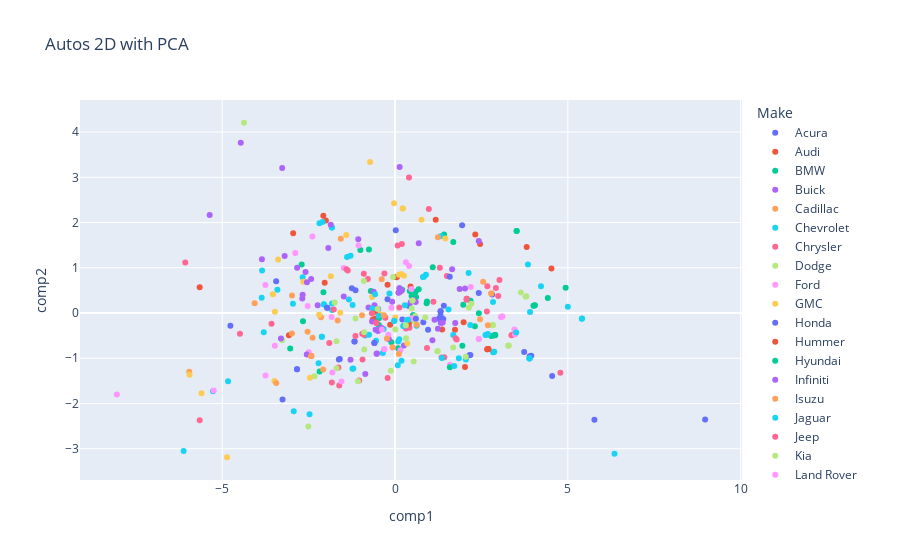

Notebook code cell kept with this figure:
### Code cell
pca = PCA(n_components=2)
X = df[["EngineSize","Cylinders","Horsepower","MPG_City","MPG_Highway","Weight","Wheelbase","Length"]].fillna(0)
# center, remove mean
#X = X.sub(X.mean(axis=0), axis=1)
scaler = StandardScaler()
scaler.fit(X)
X_sc = scaler.transform(X)
pca.fit(X_sc)
X_hat = pca.transform(X_sc)
df_2d = pd.DataFrame(data=X_hat,columns=["comp1","comp2"])
df_2d["Model"] = df["Model"]
df_2d["Make"] = df["Make"]
fig = px.scatter(df_2d, x="comp1", y="comp2", 
                 color="Make", custom_data=['Make', 'Model'],
                 title="Autos 2D with PCA"
                )
fig.update_traces( hovertemplate='Comp1: %{x} <br>Comp2: %{y} <br>Brand: %{customdata[0]}-%{customdata[1]}')

### Figure 1 — Plotly figure (JSON) as saved in the notebook; plotly's stock layout.template omitted (floating-point values rounded to 4 significant figures)
{"data": [{"customdata": [["Acura", "MDX"], ["Acura", "RSX Type S 2dr"], ["Acura", "TSX 4dr"], ["Acura", "TL 4dr"], ["Acura", "3.5 RL 4dr"], ["Acura", "3.5 RL w/Navigation 4dr"], ["Acura", "NSX coupe 2dr manual S"]], "hovertemplate": "Comp1: %{x} <br>Comp2: %{y} <br>Brand: %{customdata[0]}-%{customdata[1]}", "legendgroup": "Acura", "marker": {"color": "#636efa", "symbol": "circle"}, "mode": "markers", "name": "Acura", "orientation": "v", "showlegend": true, "type": "scatter", "x": [-1.25, 2.424, 1.396, -0.2171, -1.169, -1.176, 0.02115], "xaxis": "x", "y": [0.5494, 0.4416, -0.1325, 0.3041, -0.6287, -0.6305, 1.828], "yaxis": "y"}, {"customdata": [["Audi", "A4 1.8T 4dr"], ["Audi", "A41.8T convertible 2dr"], ["Audi", "A4 3.0 4dr"], ["Audi", "A4 3.0 Quattro 4dr manual"], ["Audi", "A4 3.0 Quattro 4dr auto"], ["Audi", "A6 3.0 4dr"], ["Audi", "A6 3.0 Quattro 4dr"], ["Audi", "A4 3.0 convertible 2dr"], ["Audi", "A4 3.0 Quattro convertible 2dr"], ["Audi", "A6 2.7 Turbo Quattro 4dr"], ["Audi", "A6 4.2 Quattro 4dr"], ["Audi", "A8 L Quattro 4dr"], ["Audi", "S4 Quattro 4dr"], ["Audi", "RS 6 4dr"], ["Audi", "TT 1.8 convertible 2dr (coupe)"], ["Audi", "TT 1.8 Quattro 2dr (convertible)"], ["Audi", "TT 3.2 coupe 2dr (convertible)"], ["Audi", "A6 3.0 Avant Quattro"], ["Audi", "S4 Avant Quattro"]], "hovertemplate": "Comp1: %{x} <br>Comp2: %{y} <br>Brand: %{customdata[0]}-%{customdata[1]}", "legendgroup": "Audi", "marker": {"color": "#EF553B", "symbol": "circle"}, "mode": "markers", "name": "Audi", "orientation": "v", "showlegend": true, "type": "scatter", "x": [1.986, 1.735, 0.4497, 0.05734, 0.04091, -0.1419, -0.566, 0.148, -0.2153, -0.5772, -2.035, -3.07, -2.075, -2.947, 2.463, 2.323, 1.177, -0.6444, -2.0], "xaxis": "x", "y": [-0.2026, -0.3722, 0.588, 0.8, 0.7882, -0.2568, -0.1208, 0.4712, 0.6241, 0.02769, 0.6716, -0.491, 2.149, 1.764, 1.527, 1.737, 2.06, -0.1427, 2.043], "yaxis": "y"}, {"customdata": [["BMW", "X3 3.0i"], ["BMW", "X5 4.4i"], ["BMW", "325i 4dr"], ["BMW", "325Ci 2dr"], ["BMW", "325Ci convertible 2dr"], ["BMW", "325xi 4dr"], ["BMW", "330i 4dr"], ["BMW", "330Ci 2dr"], ["BMW", "330xi 4dr"], ["BMW", "525i 4dr"], ["BMW", "330Ci convertible 2dr"], ["BMW", "530i 4dr"], ["BMW", "545iA 4dr"], ["BMW", "745i 4dr"], ["BMW", "745Li 4dr"], ["BMW", "M3 coupe 2dr"], ["BMW", "M3 convertible 2dr"], ["BMW", "Z4 convertible 2.5i 2dr"], ["BMW", "Z4 convertible 3.0i 2dr"], ["BMW", "325xi Sport"]], "hovertemplate": "Comp1: %{x} <br>Comp2: %{y} <br>Brand: %{customdata[0]}-%{customdata[1]}", "legendgroup": "BMW", "marker": {"color": "#00cc96", "symbol": "circle"}, "mode": "markers", "name": "BMW", "orientation": "v", "showlegend": true, "type": "scatter", "x": [-0.7002, -2.7, 0.9259, 0.9152, 0.5374, 0.6094, 0.5908, 0.5908, 0.4278, 0.08863, 0.2073, -0.1042, -2.071, -2.664, -3.034, -0.7551, -1.003, 1.686, 1.42, 0.4794], "xaxis": "x", "y": [0.486, 1.073, 0.2556, 0.218, 0.2998, 0.3544, 0.4703, 0.4703, 0.4848, -0.7762, 0.516, -0.6489, 0.4582, -0.1816, -0.7831, 1.403, 1.394, 1.569, 1.736, 0.3782], "yaxis": "y"}, {"customdata": [["Buick", "Rainier"], ["Buick", "Rendezvous CX"], ["Buick", "Century Custom 4dr"], ["Buick", "LeSabre Custom 4dr"], ["Buick", "Regal LS 4dr"], ["Buick", "Regal GS 4dr"], ["Buick", "LeSabre Limited 4dr"], ["Buick", "Park Avenue 4dr"], ["Buick", "Park Avenue Ultra 4dr"]], "hovertemplate": "Comp1: %{x} <br>Comp2: %{y} <br>Brand: %{customdata[0]}-%{customdata[1]}", "legendgroup": "Buick", "marker": {"color": "#ab63fa", "symbol": "circle"}, "mode": "markers", "name": "Buick", "orientation": "v", "showlegend": true, "type": "scatter", "x": [-2.239, -0.4931, 0.2587, -0.522, -0.1785, -0.6637, -0.5342, -0.8598, -1.288], "xaxis": "x", "y": [0.1741, -0.3979, -0.718, -0.8945, -0.5801, -0.1882, -0.8979, -1.347, -1.033], "yaxis": "y"}, {"customdata": [["Cadillac", "Escalade"], ["Cadillac", "SRX V8"], ["Cadillac", "CTS VVT 4dr"], ["Cadillac", "Deville 4dr"], ["Cadillac", "Deville DTS 4dr"], ["Cadillac", "Seville SLS 4dr"], ["Cadillac", "XLR convertible 2dr"], ["Cadillac", "Escalade EXT"]], "hovertemplate": "Comp1: %{x} <br>Comp2: %{y} <br>Brand: %{customdata[0]}-%{customdata[1]}", "legendgroup": "Cadillac", "marker": {"color": "#FFA15A", "symbol": "circle"}, "mode": "markers", "name": "Cadillac", "orientation": "v", "showlegend": true, "type": "scatter", "x": [-4.062, -2.981, -0.9551, -2.385, -2.531, -2.141, -1.569, -5.954], "xaxis": "x", "y": [0.2133, 0.3854, -0.04849, -0.5456, -0.4157, -0.09576, 1.641, -1.297], "yaxis": "y"}, {"customdata": [["Chevrolet", "Suburban 1500 LT"], ["Chevrolet", "Tahoe LT"], ["Chevrolet", "TrailBlazer LT"], ["Chevrolet", "Tracker"], ["Chevrolet", "Aveo 4dr"], ["Chevrolet", "Aveo LS 4dr hatch"], ["Chevrolet", "Cavalier 2dr"], ["Chevrolet", "Cavalier 4dr"], ["Chevrolet", "Cavalier LS 2dr"], ["Chevrolet", "Impala 4dr"], ["Chevrolet", "Malibu 4dr"], ["Chevrolet", "Malibu LS 4dr"], ["Chevrolet", "Monte Carlo LS 2dr"], ["Chevrolet", "Impala LS 4dr"], ["Chevrolet", "Impala SS 4dr"], ["Chevrolet", "Malibu LT 4dr"], ["Chevrolet", "Monte Carlo SS 2dr"], ["Chevrolet", "Astro"], ["Chevrolet", "Venture LS"], ["Chevrolet", "Corvette 2dr"], ["Chevrolet", "Corvette convertible 2dr"], ["Chevrolet", "Avalanche 1500"], ["Chevrolet", "Colorado Z85"], ["Chevrolet", "Silverado 1500 Regular Cab"], ["Chevrolet", "Silverado SS"], ["Chevrolet", "SSR"], ["Chevrolet", "Malibu Maxx LS"]], "hovertemplate": "Comp1: %{x} <br>Comp2: %{y} <br>Brand: %{customdata[0]}-%{customdata[1]}", "legendgroup": "Chevrolet", "marker": {"color": "#19d3f3", "symbol": "circle"}, "mode": "markers", "name": "Chevrolet", "orientation": "v", "showlegend": true, "type": "scatter", "x": [-4.831, -3.858, -2.06, 1.319, 3.907, 4.225, 2.869, 2.839, 2.869, 0.08068, 2.051, 0.4384, 0.1877, -0.3513, -0.8644, 0.6232, -0.5488, -2.06, -0.3286, -1.826, -1.827, -5.267, 0.0923, -2.213, -6.118, -3.403, 0.1238], "xaxis": "x", "y": [-1.507, 0.3392, 0.1914, 1.695, 0.02143, 0.5931, -0.8569, -0.8652, -0.8569, -1.157, -1.026, -0.1445, -1.058, -0.8828, -0.4987, -0.28, -0.6147, 0.1888, -0.352, 1.891, 1.89, -1.732, -0.6277, -1.111, -3.052, 0.513, -0.5817], "yaxis": "y"}, {"customdata": [["Chrysler", "PT Cruiser 4dr"], ["Chrysler", "PT Cruiser Limited 4dr"], ["Chrysler", "Sebring 4dr"], ["Chrysler", "Sebring Touring 4dr"], ["Chrysler", "300M 4dr"], ["Chrysler", "Concorde LX 4dr"], ["Chrysler", "Concorde LXi 4dr"], ["Chrysler", "PT Cruiser GT 4dr"], ["Chrysler", "Sebring convertible 2dr"], ["Chrysler", "300M Special Edition 4dr"], ["Chrysler", "Sebring Limited convertible 2dr"], ["Chrysler", "Town and Country LX"], ["Chrysler", "Town and Country Limited"], ["Chrysler", "Crossfire 2dr"], ["Chrysler", "Pacifica"]], "hovertemplate": "Comp1: %{x} <br>Comp2: %{y} <br>Brand: %{customdata[0]}-%{customdata[1]}", "legendgroup": "Chrysler", "marker": {"color": "#FF6692", "symbol": "circle"}, "mode": "markers", "name": "Chrysler", "orientation": "v", "showlegend": true, "type": "scatter", "x": [2.077, 2.075, 1.427, 0.4192, -0.8895, -0.2145, -0.94, 1.501, 1.346, -0.9475, 0.3168, -1.036, -1.637, 0.978, -1.901], "xaxis": "x", "y": [0.3157, 0.3151, -0.9759, -0.3243, -0.478, -1.439, -1.027, 0.8197, -0.9855, -0.4601, -0.3398, -1.492, -1.205, 2.298, -0.6622], "yaxis": "y"}, {"customdata": [["Dodge", "Durango SLT"], ["Dodge", "Neon SE 4dr"], ["Dodge", "Neon SXT 4dr"], ["Dodge", "Intrepid SE 4dr"], ["Dodge", "Stratus SXT 4dr"], ["Dodge", "Stratus SE 4dr"], ["Dodge", "Intrepid ES 4dr"], ["Dodge", "Caravan SE"], ["Dodge", "Grand Caravan SXT"], ["Dodge", "Viper SRT-10 convertible 2dr"], ["Dodge", "Dakota Regular Cab"], ["Dodge", "Dakota Club Cab"], ["Dodge", "Ram 1500 Regular Cab ST"]], "hovertemplate": "Comp1: %{x} <br>Comp2: %{y} <br>Brand: %{customdata[0]}-%{customdata[1]}", "legendgroup": "Dodge", "marker": {"color": "#B6E880", "symbol": "circle"}, "mode": "markers", "name": "Dodge", "orientation": "v", "showlegend": true, "type": "scatter", "x": [-3.263, 3.295, 3.272, -0.1219, 1.229, 1.232, -0.8901, 0.54, -1.692, -4.37, -1.144, -2.51, -2.327], "xaxis": "x", "y": [-0.6043, -0.717, -0.7233, -1.275, -0.8442, -0.8432, -0.8081, -1.071, -1.22, 4.206, -0.1218, -2.507, -1.399], "yaxis": "y"}, {"customdata": [["Ford", "Excursion 6.8 XLT"], ["Ford", "Expedition 4.6 XLT"], ["Ford", "Explorer XLT V6"], ["Ford", "Escape XLS"], ["Ford", "Focus ZX3 2dr hatch"], ["Ford", "Focus LX 4dr"], ["Ford", "Focus SE 4dr"], ["Ford", "Focus ZX5 5dr"], ["Ford", "Focus SVT 2dr"], ["Ford", "Taurus LX 4dr"], ["Ford", "Taurus SES Duratec 4dr"], ["Ford", "Crown Victoria 4dr"], ["Ford", "Crown Victoria LX 4dr"], ["Ford", "Crown Victoria LX Sport 4dr"], ["Ford", "Freestar SE"], ["Ford", "Mustang 2dr (convertible)"], ["Ford", "Mustang GT Premium convertible 2dr"], ["Ford", "Thunderbird Deluxe convert w/hardtop 2d"], ["Ford", "F-150 Regular Cab XL"], ["Ford", "F-150 Supercab Lariat"], ["Ford", "Ranger 2.3 XL Regular Cab"], ["Ford", "Focus ZTW"], ["Ford", "Taurus SE"]], "hovertemplate": "Comp1: %{x} <br>Comp2: %{y} <br>Brand: %{customdata[0]}-%{customdata[1]}", "legendgroup": "Ford", "marker": {"color": "#FF97FF", "symbol": "circle"}, "mode": "markers", "name": "Ford", "orientation": "v", "showlegend": true, "type": "scatter", "x": [-8.05, -3.479, -1.835, 0.3157, 3.104, 3.456, 3.107, 3.064, 2.193, 0.1561, -0.1911, -2.427, -2.427, -2.496, -1.814, 0.473, -1.055, -1.483, -3.748, -5.246, 1.592, 2.839, -0.07185], "xaxis": "x", "y": [-1.8, -0.7211, -0.08695, 1.12, -0.07911, -0.3644, -0.07827, -0.09025, 0.5753, -0.8244, -0.4802, -0.9507, -0.9507, -0.8677, -1.316, 0.5284, 1.494, 0.994, -1.383, -1.711, -1.141, -0.4979, -0.7608], "yaxis": "y"}, {"customdata": [["GMC", "Envoy XUV SLE"], ["GMC", "Yukon 1500 SLE"], ["GMC", "Yukon XL 2500 SLT"], ["GMC", "Safari SLE"], ["GMC", "Canyon Z85 SL Regular Cab"], ["GMC", "Sierra Extended Cab 1500"], ["GMC", "Sierra HD 2500"], ["GMC", "Sonoma Crew Cab"]], "hovertemplate": "Comp1: %{x} <br>Comp2: %{y} <br>Brand: %{customdata[0]}-%{customdata[1]}", "legendgroup": "GMC", "marker": {"color": "#FECB52", "symbol": "circle"}, "mode": "markers", "name": "GMC", "orientation": "v", "showlegend": true, "type": "scatter", "x": [-3.488, -3.477, -5.947, -1.584, 0.3554, -4.861, -5.6, -2.461], "xaxis": "x", "y": [-1.504, 0.02572, -1.362, 0.007053, -0.6744, -3.188, -1.774, -1.431], "yaxis": "y"}, {"customdata": [["Honda", "Civic Hybrid 4dr manual (gas/electric)"], ["Honda", "Insight 2dr (gas/electric)"], ["Honda", "Pilot LX"], ["Honda", "CR-V LX"], ["Honda", "Element LX"], ["Honda", "Civic DX 2dr"], ["Honda", "Civic HX 2dr"], ["Honda", "Civic LX 4dr"], ["Honda", "Accord LX 2dr"], ["Honda", "Accord EX 2dr"], ["Honda", "Civic EX 4dr"], ["Honda", "Civic Si 2dr hatch"], ["Honda", "Accord LX V6 4dr"], ["Honda", "Accord EX V6 2dr"], ["Honda", "Odyssey LX"], ["Honda", "Odyssey EX"], ["Honda", "S2000 convertible 2dr"]], "hovertemplate": "Comp1: %{x} <br>Comp2: %{y} <br>Brand: %{customdata[0]}-%{customdata[1]}", "legendgroup": "Honda", "marker": {"color": "#636efa", "symbol": "circle"}, "mode": "markers", "name": "Honda", "orientation": "v", "showlegend": true, "type": "scatter", "x": [5.771, 8.975, -1.143, 1.413, 1.584, 3.941, 4.548, 3.9, 2.179, 2.152, 3.737, 2.812, 0.2124, 0.4005, -1.598, -1.626, 1.942], "xaxis": "x", "y": [-2.357, -2.353, 0.5032, 0.1607, 0.7991, -0.9453, -1.391, -0.9567, -0.9282, -0.9357, -0.8602, 0.4098, -0.1414, 0.1548, -1.018, -1.026, 1.938], "yaxis": "y"}, {"customdata": [["Hummer", "H2"]], "hovertemplate": "Comp1: %{x} <br>Comp2: %{y} <br>Brand: %{customdata[0]}-%{customdata[1]}", "legendgroup": "Hummer", "marker": {"color": "#EF553B", "symbol": "circle"}, "mode": "markers", "name": "Hummer", "orientation": "v", "showlegend": true, "type": "scatter", "x": [-5.653], "xaxis": "x", "y": [0.5682], "yaxis": "y"}, {"customdata": [["Hyundai", "Santa Fe GLS"], ["Hyundai", "Accent 2dr hatch"], ["Hyundai", "Accent GL 4dr"], ["Hyundai", "Accent GT 2dr hatch"], ["Hyundai", "Elantra GLS 4dr"], ["Hyundai", "Elantra GT 4dr"], ["Hyundai", "Elantra GT 4dr hatch"], ["Hyundai", "Sonata GLS 4dr"], ["Hyundai", "Sonata LX 4dr"], ["Hyundai", "XG350 4dr"], ["Hyundai", "XG350 L 4dr"], ["Hyundai", "Tiburon GT V6 2dr"]], "hovertemplate": "Comp1: %{x} <br>Comp2: %{y} <br>Brand: %{customdata[0]}-%{customdata[1]}", "legendgroup": "Hyundai", "marker": {"color": "#00cc96", "symbol": "circle"}, "mode": "markers", "name": "Hyundai", "orientation": "v", "showlegend": true, "type": "scatter", "x": [0.685, 4.049, 4.031, 4.006, 2.899, 2.899, 2.867, 0.5257, 0.5257, -0.472, -0.472, 1.091], "xaxis": "x", "y": [0.5272, 0.1703, 0.1654, 0.1585, -0.4867, -0.4867, -0.4956, -0.05052, -0.05052, -0.1183, -0.1183, 1.013], "yaxis": "y"}, {"customdata": [["Infiniti", "G35 4dr"], ["Infiniti", "G35 Sport Coupe 2dr"], ["Infiniti", "G35 4dr"], ["Infiniti", "I35 4dr"], ["Infiniti", "M45 4dr"], ["Infiniti", "Q45 Luxury 4dr"], ["Infiniti", "FX35"], ["Infiniti", "FX45"]], "hovertemplate": "Comp1: %{x} <br>Comp2: %{y} <br>Brand: %{customdata[0]}-%{customdata[1]}", "legendgroup": "Infiniti", "marker": {"color": "#ab63fa", "symbol": "circle"}, "mode": "markers", "name": "Infiniti", "orientation": "v", "showlegend": true, "type": "scatter", "x": [-0.5947, -0.6182, -0.7674, -0.4857, -2.426, -2.672, -1.483, -2.833], "xaxis": "x", "y": [0.1702, 0.4727, 0.1221, 0.09076, 0.7521, 0.4052, 0.3641, 1.002], "yaxis": "y"}, {"customdata": [["Isuzu", "Ascender S"], ["Isuzu", "Rodeo S"]], "hovertemplate": "Comp1: %{x} <br>Comp2: %{y} <br>Brand: %{customdata[0]}-%{customdata[1]}", "legendgroup": "Isuzu", "marker": {"color": "#FFA15A", "symbol": "circle"}, "mode": "markers", "name": "Isuzu", "orientation": "v", "showlegend": true, "type": "scatter", "x": [-3.437, -0.3854], "xaxis": "x", "y": [-1.55, 0.7456], "yaxis": "y"}, {"customdata": [["Jaguar", "X-Type 2.5 4dr"], ["Jaguar", "X-Type 3.0 4dr"], ["Jaguar", "S-Type 3.0 4dr"], ["Jaguar", "S-Type 4.2 4dr"], ["Jaguar", "S-Type R 4dr"], ["Jaguar", "Vanden Plas 4dr"], ["Jaguar", "XJ8 4dr"], ["Jaguar", "XJR 4dr"], ["Jaguar", "XK8 coupe 2dr"], ["Jaguar", "XK8 convertible 2dr"], ["Jaguar", "XKR coupe 2dr"], ["Jaguar", "XKR convertible 2dr"]], "hovertemplate": "Comp1: %{x} <br>Comp2: %{y} <br>Brand: %{customdata[0]}-%{customdata[1]}", "legendgroup": "Jaguar", "marker": {"color": "#19d3f3", "symbol": "circle"}, "mode": "markers", "name": "Jaguar", "orientation": "v", "showlegend": true, "type": "scatter", "x": [0.2828, -0.1612, -0.7534, -1.823, -2.673, -2.118, -2.118, -2.954, -1.286, -1.388, -2.098, -2.188], "xaxis": "x", "y": [0.1689, 0.4323, -0.4803, 0.06768, 0.7928, -0.5236, -0.5236, 0.2053, 1.267, 1.239, 2.01, 1.985], "yaxis": "y"}, {"customdata": [["Jeep", "Grand Cherokee Laredo"], ["Jeep", "Liberty Sport"], ["Jeep", "Wrangler Sahara convertible 2dr"]], "hovertemplate": "Comp1: %{x} <br>Comp2: %{y} <br>Brand: %{customdata[0]}-%{customdata[1]}", "legendgroup": "Jeep", "marker": {"color": "#FF6692", "symbol": "circle"}, "mode": "markers", "name": "Jeep", "orientation": "v", "showlegend": true, "type": "scatter", "x": [-0.7857, 1.111, 0.4043], "xaxis": "x", "y": [0.7526, 0.2498, 2.997], "yaxis": "y"}, {"customdata": [["Kia", "Sorento LX"], ["Kia", "Optima LX 4dr"], ["Kia", "Rio 4dr manual"], ["Kia", "Rio 4dr auto"], ["Kia", "Spectra 4dr"], ["Kia", "Spectra GS 4dr hatch"], ["Kia", "Spectra GSX 4dr hatch"], ["Kia", "Optima LX V6 4dr"], ["Kia", "Amanti 4dr"], ["Kia", "Sedona LX"], ["Kia", "Rio Cinco"]], "hovertemplate": "Comp1: %{x} <br>Comp2: %{y} <br>Brand: %{customdata[0]}-%{customdata[1]}", "legendgroup": "Kia", "marker": {"color": "#B6E880", "symbol": "circle"}, "mode": "markers", "name": "Kia", "orientation": "v", "showlegend": true, "type": "scatter", "x": [-0.9022, 1.684, 3.802, 3.643, 2.836, 2.823, 2.817, 0.5848, -0.8919, -1.695, 3.78], "xaxis": "x", "y": [0.7075, -0.7643, 0.3681, 0.4508, -0.2645, -0.2681, -0.2696, -0.06664, -0.423, -0.6219, 0.3619], "yaxis": "y"}, {"customdata": [["Land Rover", "Range Rover HSE"], ["Land Rover", "Discovery SE"], ["Land Rover", "Freelander SE"]], "hovertemplate": "Comp1: %{x} <br>Comp2: %{y} <br>Brand: %{customdata[0]}-%{customdata[1]}", "legendgroup": "Land Rover", "marker": {"color": "#FF97FF", "symbol": "circle"}, "mode": "markers", "name": "Land Rover", "orientation": "v", "showlegend": true, "type": "scatter", "x": [-3.752, -2.391, 0.4071], "xaxis": "x", "y": [0.6191, 1.693, 1.041], "yaxis": "y"}, {"customdata": [["Lexus", "GX 470"], ["Lexus", "LX 470"], ["Lexus", "RX 330"], ["Lexus", "ES 330 4dr"], ["Lexus", "IS 300 4dr manual"], ["Lexus", "IS 300 4dr auto"], ["Lexus", "GS 300 4dr"], ["Lexus", "GS 430 4dr"], ["Lexus", "LS 430 4dr"], ["Lexus", "SC 430 convertible 2dr"], ["Lexus", "IS 300 SportCross"]], "hovertemplate": "Comp1: %{x} <br>Comp2: %{y} <br>Brand: %{customdata[0]}-%{customdata[1]}", "legendgroup": "Lexus", "marker": {"color": "#FECB52", "symbol": "circle"}, "mode": "markers", "name": "Lexus", "orientation": "v", "showlegend": true, "type": "scatter", "x": [-2.653, -3.533, -0.6646, 0.006078, 0.2573, 0.1794, -0.4222, -1.859, -2.196, -1.41, 0.1161], "xaxis": "x", "y": [0.6929, 0.4128, 0.3565, -0.09738, 0.8252, 0.8634, -0.0355, 0.8109, -0.0385, 1.724, 0.8458], "yaxis": "y"}, {"customdata": [["Lincoln", "Navigator Luxury"], ["Lincoln", "Aviator Ultimate"], ["Lincoln", "LS V6 Luxury 4dr"], ["Lincoln", "LS V6 Premium 4dr"], ["Lincoln", "LS V8 Sport 4dr"], ["Lincoln", "LS V8 Ultimate 4dr"], ["Lincoln", "Town Car Signature 4dr"], ["Lincoln", "Town Car Ultimate 4dr"], ["Lincoln", "Town Car Ultimate L 4dr"]], "hovertemplate": "Comp1: %{x} <br>Comp2: %{y} <br>Brand: %{customdata[0]}-%{customdata[1]}", "legendgroup": "Lincoln", "marker": {"color": "#636efa", "symbol": "circle"}, "mode": "markers", "name": "Lincoln", "orientation": "v", "showlegend": true, "type": "scatter", "x": [-4.764, -3.439, -0.5976, -0.5976, -1.963, -1.963, -2.837, -2.837, -3.254], "xaxis": "x", "y": [-0.2795, 0.7017, -0.6606, -0.6606, 0.1181, 0.1181, -1.241, -1.241, -1.914], "yaxis": "y"}, {"customdata": [["MINI", "Cooper"], ["MINI", "Cooper S"]], "hovertemplate": "Comp1: %{x} <br>Comp2: %{y} <br>Brand: %{customdata[0]}-%{customdata[1]}", "legendgroup": "MINI", "marker": {"color": "#EF553B", "symbol": "circle"}, "mode": "markers", "name": "MINI", "orientation": "v", "showlegend": true, "type": "scatter", "x": [4.526, 3.81], "xaxis": "x", "y": [0.9825, 1.457], "yaxis": "y"}, {"customdata": [["Mazda", "Tribute DX 2.0"], ["Mazda", "Mazda3 i 4dr"], ["Mazda", "Mazda3 s 4dr"], ["Mazda", "Mazda6 i 4dr"], ["Mazda", "MPV ES"], ["Mazda", "MX-5 Miata convertible 2dr"], ["Mazda", "MX-5 Miata LS convertible 2dr"], ["Mazda", "RX-8 4dr automatic"], ["Mazda", "RX-8 4dr manual"], ["Mazda", "B2300 SX Regular Cab"], ["Mazda", "B4000 SE Cab Plus"]], "hovertemplate": "Comp1: %{x} <br>Comp2: %{y} <br>Brand: %{customdata[0]}-%{customdata[1]}", "legendgroup": "Mazda", "marker": {"color": "#00cc96", "symbol": "circle"}, "mode": "markers", "name": "Mazda", "orientation": "v", "showlegend": true, "type": "scatter", "x": [1.976, 2.783, 2.311, 1.949, -0.4681, 3.52, 3.52, 2.425, 2.185, 1.587, -2.183], "xaxis": "x", "y": [0.1822, -0.509, -0.2933, -0.7213, -0.2667, 1.814, 1.814, -0.002945, 0.2699, -1.201, -1.292], "yaxis": "y"}, {"customdata": [["Mercedes-Benz", "G500"], ["Mercedes-Benz", "ML500"], ["Mercedes-Benz", "C230 Sport 2dr"], ["Mercedes-Benz", "C320 Sport 2dr"], ["Mercedes-Benz", "C240 4dr"], ["Mercedes-Benz", "C240 4dr"], ["Mercedes-Benz", "C320 Sport 4dr"], ["Mercedes-Benz", "C320 4dr"], ["Mercedes-Benz", "C320 4dr"], ["Mercedes-Benz", "C32 AMG 4dr"], ["Mercedes-Benz", "CL500 2dr"], ["Mercedes-Benz", "CL600 2dr"], ["Mercedes-Benz", "CLK320 coupe 2dr (convertible)"], ["Mercedes-Benz", "CLK500 coupe 2dr (convertible)"], ["Mercedes-Benz", "E320 4dr"], ["Mercedes-Benz", "E500 4dr"], ["Mercedes-Benz", "S430 4dr"], ["Mercedes-Benz", "S500 4dr"], ["Mercedes-Benz", "SL500 convertible 2dr"], ["Mercedes-Benz", "SL55 AMG 2dr"], ["Mercedes-Benz", "SL600 convertible 2dr"], ["Mercedes-Benz", "SLK230 convertible 2dr"], ["Mercedes-Benz", "SLK32 AMG 2dr"], ["Mercedes-Benz", "C240"], ["Mercedes-Benz", "E320"], ["Mercedes-Benz", "E500"]], "hovertemplate": "Comp1: %{x} <br>Comp2: %{y} <br>Brand: %{customdata[0]}-%{customdata[1]}", "legendgroup": "Mercedes-Benz", "marker": {"color": "#ab63fa", "symbol": "circle"}, "mode": "markers", "name": "Mercedes-Benz", "orientation": "v", "showlegend": true, "type": "scatter", "x": [-3.851, -3.194, 1.742, 0.1303, 0.5988, 0.5303, 0.1303, 0.1888, 0.1829, -1.063, -2.684, -5.363, -0.08272, -1.931, -0.3953, -2.589, -2.553, -3.302, -1.859, -3.265, -4.464, 2.424, 0.1337, 0.4527, -0.563, -2.548], "xaxis": "x", "y": [1.187, 1.258, -0.2213, 0.547, 0.2438, 0.2918, 0.547, 0.4962, 0.5017, 1.63, 0.3181, 2.167, 0.248, 1.437, -0.3239, 0.908, -0.9152, -0.5618, 1.952, 3.206, 3.761, 1.594, 3.226, 0.2356, -0.3706, 0.6795], "yaxis": "y"}, {"customdata": [["Mercury", "Mountaineer"], ["Mercury", "Sable GS 4dr"], ["Mercury", "Grand Marquis GS 4dr"], ["Mercury", "Grand Marquis LS Premium 4dr"], ["Mercury", "Sable LS Premium 4dr"], ["Mercury", "Grand Marquis LS Ultimate 4dr"], ["Mercury", "Marauder 4dr"], ["Mercury", "Monterey Luxury"], ["Mercury", "Sable GS"]], "hovertemplate": "Comp1: %{x} <br>Comp2: %{y} <br>Brand: %{customdata[0]}-%{customdata[1]}", "legendgroup": "Mercury", "marker": {"color": "#FFA15A", "symbol": "circle"}, "mode": "markers", "name": "Mercury", "orientation": "v", "showlegend": true, "type": "scatter", "x": [-1.659, 0.1113, -2.425, -2.425, -0.2359, -2.425, -2.983, -2.079, -0.06729], "xaxis": "x", "y": [-0.1649, -0.9059, -0.95, -0.95, -0.5617, -0.95, -0.4535, -1.25, -0.7595], "yaxis": "y"}, {"customdata": [["Mitsubishi", "Endeavor XLS"], ["Mitsubishi", "Montero XLS"], ["Mitsubishi", "Outlander LS"], ["Mitsubishi", "Lancer ES 4dr"], ["Mitsubishi", "Lancer LS 4dr"], ["Mitsubishi", "Galant ES 2.4L 4dr"], ["Mitsubishi", "Lancer OZ Rally 4dr auto"], ["Mitsubishi", "Diamante LS 4dr"], ["Mitsubishi", "Galant GTS 4dr"], ["Mitsubishi", "Eclipse GTS 2dr"], ["Mitsubishi", "Eclipse Spyder GT convertible 2dr"], ["Mitsubishi", "Lancer Evolution 4dr"], ["Mitsubishi", "Lancer Sportback LS"]], "hovertemplate": "Comp1: %{x} <br>Comp2: %{y} <br>Brand: %{customdata[0]}-%{customdata[1]}", "legendgroup": "Mitsubishi", "marker": {"color": "#19d3f3", "symbol": "circle"}, "mode": "markers", "name": "Mitsubishi", "orientation": "v", "showlegend": true, "type": "scatter", "x": [-1.227, -1.824, 1.547, 2.688, 2.618, 1.36, 2.643, -0.4702, -0.6519, 0.8366, 0.8088, 0.8948, 2.179], "xaxis": "x", "y": [0.1782, 0.2078, 0.07825, -0.4666, -0.4862, -0.9937, -0.479, -0.06068, 0.09762, 0.8043, 0.7966, 0.8442, -0.2648], "yaxis": "y"}, {"customdata": [["Nissan", "Pathfinder Armada SE"], ["Nissan", "Pathfinder SE"], ["Nissan", "Xterra XE V6"], ["Nissan", "Sentra 1.8 4dr"], ["Nissan", "Sentra 1.8 S 4dr"], ["Nissan", "Altima S 4dr"], ["Nissan", "Sentra SE-R 4dr"], ["Nissan", "Altima SE 4dr"], ["Nissan", "Maxima SE 4dr"], ["Nissan", "Maxima SL 4dr"], ["Nissan", "Quest S"], ["Nissan", "Quest SE"], ["Nissan", "350Z coupe 2dr"], ["Nissan", "350Z Enthusiast convertible 2dr"], ["Nissan", "Frontier King Cab XE V6"], ["Nissan", "Titan King Cab XE"], ["Nissan", "Murano SL"]], "hovertemplate": "Comp1: %{x} <br>Comp2: %{y} <br>Brand: %{customdata[0]}-%{customdata[1]}", "legendgroup": "Nissan", "marker": {"color": "#FF6692", "symbol": "circle"}, "mode": "markers", "name": "Nissan", "orientation": "v", "showlegend": true, "type": "scatter", "x": [-4.487, -0.9033, -0.3069, 3.403, 3.368, 0.9257, 2.07, -0.2811, -0.539, -0.5406, -1.614, -1.828, 0.1973, 0.0758, -1.145, -5.653, -0.6696], "xaxis": "x", "y": [-0.4607, 0.8695, 0.8729, -0.483, -0.4926, -0.7715, 0.2907, -0.1022, -0.2177, -0.2181, -1.603, -1.536, 1.528, 1.494, -0.5083, -2.37, -0.003445], "yaxis": "y"}, {"customdata": [["Oldsmobile", "Alero GX 2dr"], ["Oldsmobile", "Alero GLS 2dr"], ["Oldsmobile", "Silhouette GL"]], "hovertemplate": "Comp1: %{x} <br>Comp2: %{y} <br>Brand: %{customdata[0]}-%{customdata[1]}", "legendgroup": "Oldsmobile", "marker": {"color": "#B6E880", "symbol": "circle"}, "mode": "markers", "name": "Oldsmobile", "orientation": "v", "showlegend": true, "type": "scatter", "x": [2.047, 0.5025, -1.072], "xaxis": "x", "y": [-0.9645, -0.1786, -1.508], "yaxis": "y"}, {"customdata": [["Pontiac", "Aztekt"], ["Pontiac", "Sunfire 1SA 2dr"], ["Pontiac", "Grand Am GT 2dr"], ["Pontiac", "Grand Prix GT1 4dr"], ["Pontiac", "Sunfire 1SC 2dr"], ["Pontiac", "Grand Prix GT2 4dr"], ["Pontiac", "Bonneville GXP 4dr"], ["Pontiac", "Montana"], ["Pontiac", "Montana EWB"], ["Pontiac", "GTO 2dr"], ["Pontiac", "Vibe"]], "hovertemplate": "Comp1: %{x} <br>Comp2: %{y} <br>Brand: %{customdata[0]}-%{customdata[1]}", "legendgroup": "Pontiac", "marker": {"color": "#FF97FF", "symbol": "circle"}, "mode": "markers", "name": "Pontiac", "orientation": "v", "showlegend": true, "type": "scatter", "x": [-0.1043, 2.425, 0.4846, -0.308, 2.425, -0.3116, -2.527, -0.3812, -1.549, -2.886, 3.474], "xaxis": "x", "y": [0.1161, -0.572, -0.1149, -0.8017, -0.572, -0.8027, 0.1544, -0.3667, -1.513, 1.325, -0.4723], "yaxis": "y"}, {"customdata": [["Porsche", "Cayenne S"], ["Porsche", "911 Carrera convertible 2dr (coupe)"], ["Porsche", "911 Carrera 4S coupe 2dr (convert)"], ["Porsche", "911 Targa coupe 2dr"], ["Porsche", "911 GT2 2dr"], ["Porsche", "Boxster convertible 2dr"], ["Porsche", "Boxster S convertible 2dr"]], "hovertemplate": "Comp1: %{x} <br>Comp2: %{y} <br>Brand: %{customdata[0]}-%{customdata[1]}", "legendgroup": "Porsche", "marker": {"color": "#FECB52", "symbol": "circle"}, "mode": "markers", "name": "Porsche", "orientation": "v", "showlegend": true, "type": "scatter", "x": [-3.383, 0.2187, -0.02843, 0.2268, -0.7215, 1.457, 0.7672], "xaxis": "x", "y": [1.181, 2.311, 2.429, 2.313, 3.341, 1.645, 2.06], "yaxis": "y"}, {"customdata": [["Saab", "9-3 Arc Sport 4dr"], ["Saab", "9-3 Aero 4dr"], ["Saab", "9-5 Arc 4dr"], ["Saab", "9-5 Aero 4dr"], ["Saab", "9-3 Arc convertible 2dr"], ["Saab", "9-3 Aero convertible 2dr"], ["Saab", "9-5 Aero"]], "hovertemplate": "Comp1: %{x} <br>Comp2: %{y} <br>Brand: %{customdata[0]}-%{customdata[1]}", "legendgroup": "Saab", "marker": {"color": "#636efa", "symbol": "circle"}, "mode": "markers", "name": "Saab", "orientation": "v", "showlegend": true, "type": "scatter", "x": [1.318, 1.318, 0.9569, 0.8184, 1.317, 1.268, 0.6053], "xaxis": "x", "y": [0.0374, 0.0374, -0.369, -0.2029, -0.05548, -0.129, -0.1281], "yaxis": "y"}, {"customdata": [["Saturn", "VUE"], ["Saturn", "Ion1 4dr"], ["Saturn", "lon2 4dr"], ["Saturn", "lon3 4dr"], ["Saturn", "lon2 quad coupe 2dr"], ["Saturn", "lon3 quad coupe 2dr"], ["Saturn", "L300-2 4dr"], ["Saturn", "L300 2"]], "hovertemplate": "Comp1: %{x} <br>Comp2: %{y} <br>Brand: %{customdata[0]}-%{customdata[1]}", "legendgroup": "Saturn", "marker": {"color": "#EF553B", "symbol": "circle"}, "mode": "markers", "name": "Saturn", "orientation": "v", "showlegend": true, "type": "scatter", "x": [1.363, 2.7, 2.7, 2.7, 2.67, 2.67, 0.4021, 2.025], "xaxis": "x", "y": [-0.3666, -0.7946, -0.7946, -0.7946, -0.803, -0.803, -0.2389, -1.194], "yaxis": "y"}, {"customdata": [["Scion", "xA 4dr hatch"], ["Scion", "xB"]], "hovertemplate": "Comp1: %{x} <br>Comp2: %{y} <br>Brand: %{customdata[0]}-%{customdata[1]}", "legendgroup": "Scion", "marker": {"color": "#00cc96", "symbol": "circle"}, "mode": "markers", "name": "Scion", "orientation": "v", "showlegend": true, "type": "scatter", "x": [4.938, 4.422], "xaxis": "x", "y": [0.5569, 0.3343], "yaxis": "y"}, {"customdata": [["Subaru", "Impreza 2.5 RS 4dr"], ["Subaru", "Legacy L 4dr"], ["Subaru", "Legacy GT 4dr"], ["Subaru", "Outback Limited Sedan 4dr"], ["Subaru", "Outback H6 4dr"], ["Subaru", "Outback H-6 VDC 4dr"], ["Subaru", "Impreza WRX 4dr"], ["Subaru", "Impreza WRX STi 4dr"], ["Subaru", "Baja"], ["Subaru", "Forester X"], ["Subaru", "Outback"]], "hovertemplate": "Comp1: %{x} <br>Comp2: %{y} <br>Brand: %{customdata[0]}-%{customdata[1]}", "legendgroup": "Subaru", "marker": {"color": "#ab63fa", "symbol": "circle"}, "mode": "markers", "name": "Subaru", "orientation": "v", "showlegend": true, "type": "scatter", "x": [2.025, 1.381, 1.325, 1.143, 0.1083, 0.09817, 1.653, 0.6863, 1.083, 1.871, 1.242], "xaxis": "x", "y": [0.5415, -0.2071, -0.2227, -0.1463, 0.4528, 0.45, 0.9667, 1.54, -0.6009, 0.5313, -0.3494], "yaxis": "y"}, {"customdata": [["Suzuki", "XL-7 EX"], ["Suzuki", "Vitara LX"], ["Suzuki", "Aeno S 4dr"], ["Suzuki", "Aerio LX 4dr"], ["Suzuki", "Forenza S 4dr"], ["Suzuki", "Forenza EX 4dr"], ["Suzuki", "Verona LX 4dr"], ["Suzuki", "Aerio SX"]], "hovertemplate": "Comp1: %{x} <br>Comp2: %{y} <br>Brand: %{customdata[0]}-%{customdata[1]}", "legendgroup": "Suzuki", "marker": {"color": "#FFA15A", "symbol": "circle"}, "mode": "markers", "name": "Suzuki", "orientation": "v", "showlegend": true, "type": "scatter", "x": [-0.3165, 1.241, 2.785, 2.785, 2.689, 2.461, 0.6292, 2.549], "xaxis": "x", "y": [-0.04892, 1.674, 0.4305, 0.4305, -0.268, -0.1373, -0.261, 0.6899], "yaxis": "y"}, {"customdata": [["Toyota", "Prius 4dr (gas/electric)"], ["Toyota", "Sequoia SR5"], ["Toyota", "4Runner SR5 V6"], ["Toyota", "Highlander V6"], ["Toyota", "Land Cruiser"], ["Toyota", "RAV4"], ["Toyota", "Corolla CE 4dr"], ["Toyota", "Corolla S 4dr"], ["Toyota", "Corolla LE 4dr"], ["Toyota", "Echo 2dr manual"], ["Toyota", "Echo 2dr auto"], ["Toyota", "Echo 4dr"], ["Toyota", "Camry LE 4dr"], ["Toyota", "Camry LE V6 4dr"], ["Toyota", "Camry Solara SE 2dr"], ["Toyota", "Camry Solara SE V6 2dr"], ["Toyota", "Avalon XL 4dr"], ["Toyota", "Camry XLE V6 4dr"], ["Toyota", "Camry Solara SLE V6 2dr"], ["Toyota", "Avalon XLS 4dr"], ["Toyota", "Sienna CE"], ["Toyota", "Sienna XLE Limited"], ["Toyota", "Celica GT-S 2dr"], ["Toyota", "MR2 Spyder convertible 2dr"], ["Toyota", "Tacoma"], ["Toyota", "Tundra Regular Cab V6"], ["Toyota", "Tundra Access Cab V6 SR5"], ["Toyota", "Matrix XR"]], "hovertemplate": "Comp1: %{x} <br>Comp2: %{y} <br>Brand: %{customdata[0]}-%{customdata[1]}", "legendgroup": "Toyota", "marker": {"color": "#19d3f3", "symbol": "circle"}, "mode": "markers", "name": "Toyota", "orientation": "v", "showlegend": true, "type": "scatter", "x": [6.352, -3.799, -1.334, -0.5769, -3.847, 2.129, 3.9, 3.889, 3.889, 5.415, 5.001, 5.404, 1.847, 0.3758, 1.714, -0.01592, 0.2489, 0.3424, -0.02706, 0.2377, -1.208, -1.231, 2.836, 3.847, 1.685, -2.473, -2.931, 3.507], "xaxis": "x", "y": [-3.109, -0.4237, 0.2976, 0.4155, 0.9391, 0.8856, -1.002, -1.005, -1.005, -0.1221, 0.1368, -0.125, -0.9981, -0.1478, -1.173, -0.1725, -0.2867, -0.1571, -0.1756, -0.2898, -1.224, -1.231, 0.2408, 1.074, -0.4877, -2.237, -2.17, -0.4286], "yaxis": "y"}, {"customdata": [["Volkswagen", "Touareg V6"], ["Volkswagen", "Golf GLS 4dr"], ["Volkswagen", "GTI 1.8T 2dr hatch"], ["Volkswagen", "Jetta GLS TDI 4dr"], ["Volkswagen", "New Beetle GLS 1.8T 2dr"], ["Volkswagen", "Jetta GLI VR6 4dr"], ["Volkswagen", "New Beetle GLS convertible 2dr"], ["Volkswagen", "Passat GLS 4dr"], ["Volkswagen", "Passat GLX V6 4MOTION 4dr"], ["Volkswagen", "Passat W8 4MOTION 4dr"], ["Volkswagen", "Phaeton 4dr"], ["Volkswagen", "Phaeton W12 4dr"], ["Volkswagen", "Jetta GL"], ["Volkswagen", "Passat GLS 1.8T"], ["Volkswagen", "Passat W8"]], "hovertemplate": "Comp1: %{x} <br>Comp2: %{y} <br>Brand: %{customdata[0]}-%{customdata[1]}", "legendgroup": "Volkswagen", "marker": {"color": "#FF6692", "symbol": "circle"}, "mode": "markers", "name": "Volkswagen", "orientation": "v", "showlegend": true, "type": "scatter", "x": [-1.773, 2.987, 2.673, 4.785, 3.022, 1.297, 2.918, 1.782, 0.1242, -1.368, -3.574, -6.069, 2.658, 1.755, -1.403], "xaxis": "x", "y": [0.07726, 0.3768, 0.5937, -1.323, 0.728, 0.9981, 0.5557, -0.5829, 0.1208, 0.9414, -0.2352, 1.118, 0.03449, -0.556, 0.9659], "yaxis": "y"}, {"customdata": [["Volvo", "XC90 T6"], ["Volvo", "S40 4dr"], ["Volvo", "S60 2.5 4dr"], ["Volvo", "S60 T5 4dr"], ["Volvo", "S60 R 4dr"], ["Volvo", "S80 2.9 4dr"], ["Volvo", "S80 2.5T 4dr"], ["Volvo", "C70 LPT convertible 2dr"], ["Volvo", "C70 HPT convertible 2dr"], ["Volvo", "S80 T6 4dr"], ["Volvo", "V40"], ["Volvo", "XC70"]], "hovertemplate": "Comp1: %{x} <br>Comp2: %{y} <br>Brand: %{customdata[0]}-%{customdata[1]}", "legendgroup": "Volvo", "marker": {"color": "#B6E880", "symbol": "circle"}, "mode": "markers", "name": "Volvo", "orientation": "v", "showlegend": true, "type": "scatter", "x": [-1.745, 2.209, 0.4824, 0.5044, -0.05877, 0.008579, 0.319, 0.8753, 0.5085, -0.5015, 2.138, 0.3139], "xaxis": "x", "y": [0.232, 0.2065, 0.102, 0.2788, 0.7984, -0.3636, -0.559, -0.09898, 0.2752, 0.0906, 0.1175, -0.2686], "yaxis": "y"}], "layout": {"legend": {"title": {"text": "Make"}, "tracegroupgap": 0}, "title": {"text": "Autos 2D with PCA"}, "xaxis": {"anchor": "y", "domain": [0, 1], "title": {"text": "comp1"}}, "yaxis": {"anchor": "x", "domain": [0, 1], "title": {"text": "comp2"}}}}
